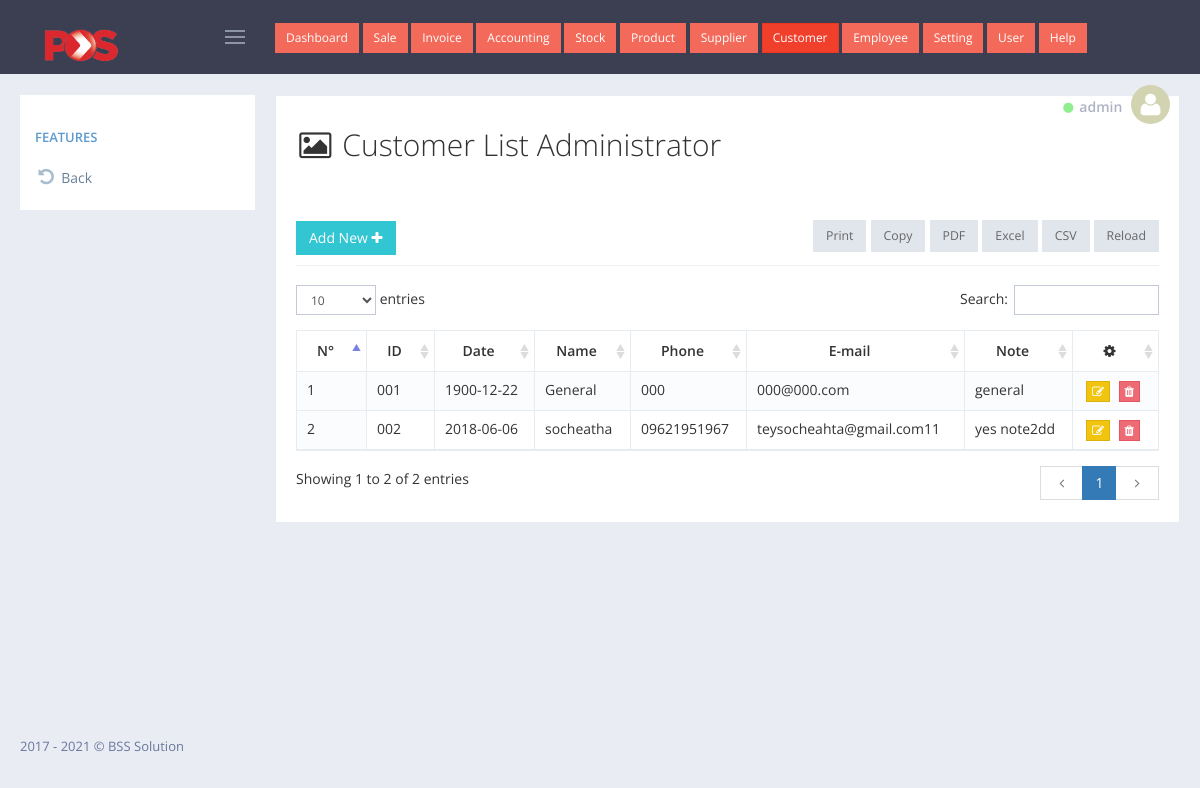
/admin/customer_list/index.php (signed in), run on the app's committed database.
### tables this page shows
CREATE TABLE `tbl_pos_invoice` (
  `transaction_id` int(6) UNSIGNED ZEROFILL NOT NULL,
  `inv_no` int(200) NOT NULL,
  `cashier_name` varchar(100) NOT NULL,
  `user_id` int(11) NOT NULL,
  `cus` int(11) NOT NULL,
  `date_sell` date NOT NULL,
  `amount` decimal(10,2) NOT NULL,
  `vat` decimal(10,2) NOT NULL,
  `pay_dollar` decimal(10,2) NOT NULL,
  `pay_riel` varchar(111) NOT NULL
);

CREATE TABLE `tbl_pos_customer` (
  `no` int(11) NOT NULL,
  `date` date NOT NULL,
  `cus_name` varchar(200) NOT NULL,
  `phone` varchar(50) NOT NULL,
  `email` varchar(200) NOT NULL,
  `note` varchar(200) NOT NULL,
  `id` varchar(111) NOT NULL
);

### admin/customer_list/index.php (the view, shortened to what this page needs)
<?php
    include_once '../../config/database.php';
    include_once '../layout/header.php';
?>
<div class="portlet light bordered">
    <div class="row">
        <div class="col-xs-12">
            <h2><i class="fa fa-image fa-fw"></i> Customer List Administrator</h2>
        </div>
    </div>
    <br>
    <br>
    <div class="portlet-title">
        <div class="caption font-dark">
            <a href="add.php" id="sample_editable_1_new" class="btn green"> Add New
                <i class="fa fa-plus"></i>
            </a>
        </div>
    </div>
    <div class="portlet-body">
        <div id="sample_1_wrapper" class="dataTables_wrapper">
            <table class="table table-striped table-bordered table-hover dataTable dtr-inline " id="sample_2" role="grid" aria-describedby="sample_1_info">
                <thead>
                    <tr>
                        <th class="text-center">N&deg;</th>
                        <th class="text-center">ID</th>
                        <th class="text-center">Date</th>
                        <th class="text-center">Name</th>
                        <th class="text-center">Phone</th>
                        <th class="text-center">E-mail
                        <th class="text-center">Note</th>
                        <th class="text-center"><i class="fa fa-cog" aria-hidden="true"></i></th>
                    </tr>
                </thead>
                <tbody>
                    <?php
                        $i = 0;
                        $get_data = $connect->query("SELECT * FROM tbl_pos_customer WHERE no >=1");
                        while ($row = mysqli_fetch_object($get_data)) {
                            echo '<tr>';
                                echo '<td>'.(++$i).'</td>';
                                echo '<td>'.$row->id.'</td>';
                                echo '<td>'.$row->date.'</td>';
                                echo '<td>'.$row->cus_name.'</td>';
                                echo '<td>'.$row->phone.'</td>';
                                echo '<td>'.$row->email.'</td>';
                                echo '<td>'.$row->note.'</td>';
                                echo '<td class="text-center"><a href="edit.php?edit_id='.$row->no.'" class="btn btn-xs btn-warning" title="edit"><i class="fa fa-edit"></i></a>
                                    <a href="delete.php?del_id='.$row->no.'" onclick="return confirm(\'Are you sure to delete this?\')" class="btn btn-xs btn-danger" title="delete"><i class="fa fa-trash"></i></a>
                                    </td>';
                            echo '</tr>';
                        }
                    ?>
                </tbody>
            </table>
        </div>
    </div>
</div>
<?php include_once '../layout/footer.php' ?>

### admin/layout/header.php (shortened to what this page needs)
<!DOCTYPE html>
<html lang="en">
    <head>
        <link href="../../assets/global/plugins/font-awesome/css/font-awesome.min.css" rel="stylesheet" type="text/css" />
        <link href="../../assets/global/plugins/simple-line-icons/simple-line-icons.min.css" rel="stylesheet" type="text/css" />
        <link href="../../assets/global/plugins/bootstrap/css/bootstrap.min.css" rel="stylesheet" type="text/css" />
        <link href="../../assets/global/plugins/bootstrap-switch/css/bootstrap-switch.min.css" rel="stylesheet" type="text/css" />
        <link href="../../assets/global/plugins/datatables/datatables.min.css" rel="stylesheet" type="text/css" />
        <link href="../../assets/global/plugins/datatables/plugins/bootstrap/datatables.bootstrap.css" rel="stylesheet" type="text/css" />
        <link href="../../assets/global/plugins/bootstrap-datepicker/css/bootstrap-datepicker3.min.css" rel="stylesheet" type="text/css" />
        <link href="../../assets/global/css/components.min.css" rel="stylesheet" id="style_components" type="text/css" />
        <link href="../../assets/global/css/plugins.min.css" rel="stylesheet" type="text/css" />
        <link href="../../assets/layouts/layout4/css/layout.min.css" rel="stylesheet" type="text/css" />
        <link href="../../assets/layouts/layout4/css/themes/default.min.css" rel="stylesheet" type="text/css" id="style_color" />
        <link href="../../assets/layouts/layout4/css/custom.min.css" rel="stylesheet" type="text/css" />
    </head>
    <body class="page-container-bg-solid page-header-fixed page-sidebar-closed-hide-logo">
        <div class="page-header navbar navbar-fixed-top">
            <div class="page-header-inner ">
                <div class="page-logo">
                    <a href="../../index.php">
                        <img src="../../img/img_logo/Pos_Malaysia_Logo.png" width="100px" alt="logo" class="logo-default" />
                    </a>
                    <div class="menu-toggler sidebar-toggler">
                    </div>
                </div>
                <?php include_once('top_navigation.php') ?>
                <div class="page-top">
                    <div class="top-menu">
                        <ul class="nav navbar-nav pull-right">
                            <li class="dropdown dropdown-user dropdown-dark">
                                <a href="javascript:;" class="dropdown-toggle" data-toggle="dropdown" data-hover="dropdown" data-close-others="true">
                                    <small><i class="fa fa-circle" style="color: lightgreen;"></i></small>
                                    <span class="username username-hide-on-mobile"> <?= @$_SESSION['user']->username ?> </span>
                                    <img alt="" class="img-circle" src="../../img/img_user/blank.png" /> </a>
                            </li>
                        </ul>
                    </div>
                </div>
            </div>
        </div>
        <div class="page-container">
            <div class="page-content-wrapper">
                <div class="page-content" style="transform: translate(0px,-10px);">

### data on the page
tbl_pos_invoice: cashier_name "admin"
tbl_pos_customer: id "001", date "1900-12-22", cus_name "General", phone "000", email "000@000.com", note "general"
tbl_pos_customer: id "002", date "2018-06-06", cus_name "socheatha", phone "09621951967", email "teysocheahta@gmail.com11", note "yes note2dd"
